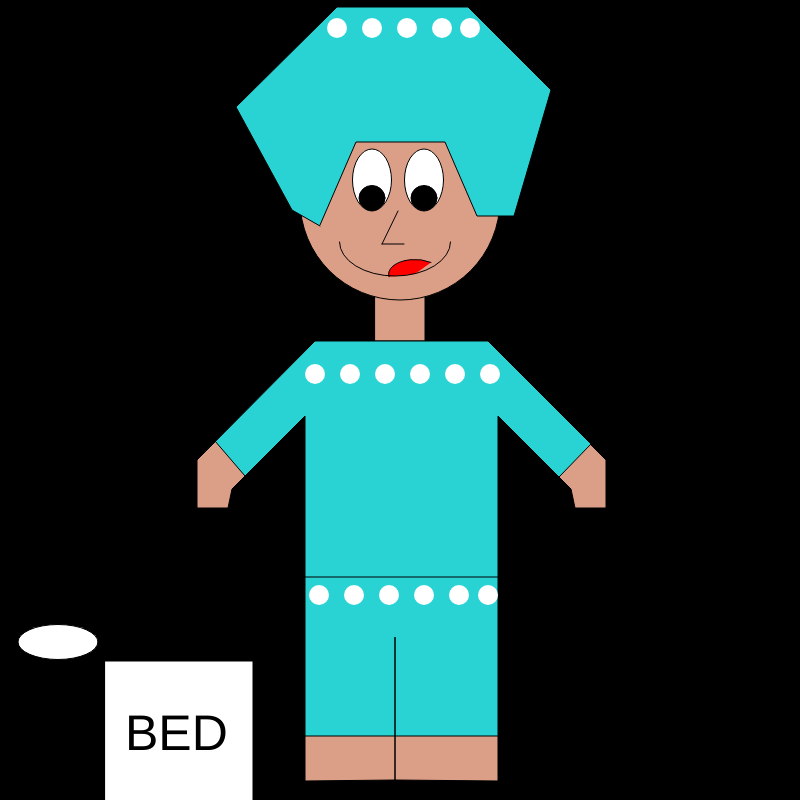
Frame 1 (no input)
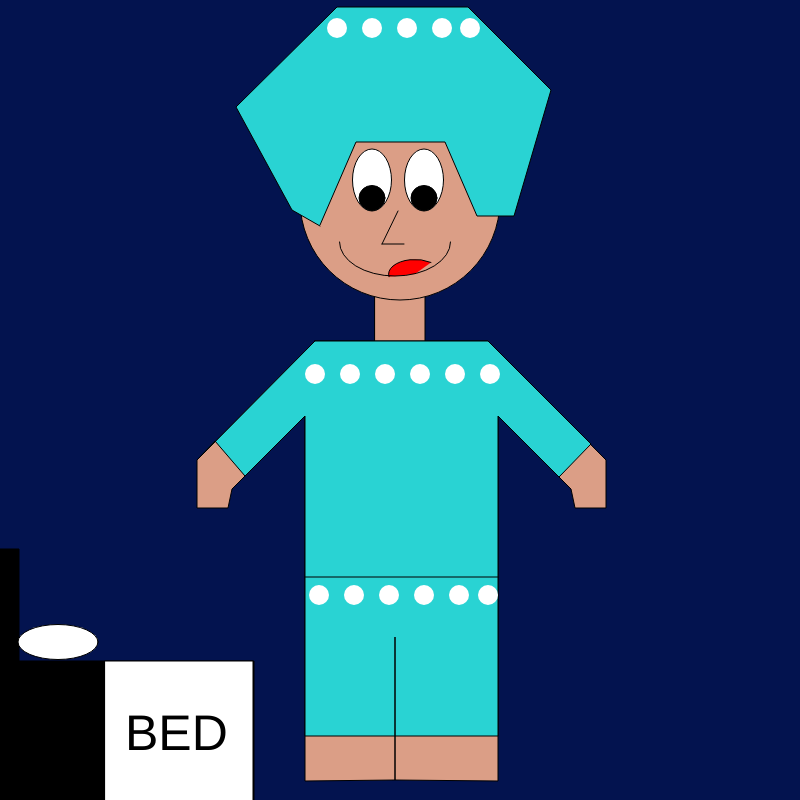
Frame 60 (no input)
Frame 120 (the mouse pressed at the canvas centre since frame 60): identical to frame 60, image omitted

The p5.js sketch that drew these frames (run headless with seeded random() and noise() and a simulated clock; from frame 60 on, the mouse is pressed at the canvas centre):

// p5.js sketch
// ── sketch.js
//Variables que me dan el color del fondo segun la hora del dia

var r = 0;
var g = 0;
var b = 0;


//Variables de horas
var horas;

//Variable del outfit

var outfit = 0;

function setup() {
  createCanvas(800, 800);

}

function draw() {

  background(r, g, b);

  //Posibilidad de poner la hora manualmente, quitar el comentario de la segunda linea y comentar la primera

  //horas = hour();
  horas = 6

  //Print que imprime la hora actual para poder ubicarse en el tiempo durante el dia\
  print(horas);


  //If que decide el outfit de la persona dependiendo de la hora y le da color al fondo
  //En la mañana, entre 7pm y 7 am le pone pijama
  //Entre 8am y 12pm le pone traje porque está trabajando
  //Entre 12 y 2 pm le pone el traje sin saco porque es la hora de almuerzo
  //Entre 2 y 5 pm le pone traje nuevamente porque está trabajando
  //Entre 5 y 7 pm le pone ropa comoda para estar en la casa descansando

  if (horas >= 1 && horas < 7) {
    outfit = 1;

    //Defino las variables que me dan el color del Fondo elegido
    r = 3
    g = 19
    b = 79


  } else if (horas >= 7 && horas < 8) {
    outfit = 2;

    //Defino las variables que me dan el color del Fondo elegido
    r = 254
    g = 59
    b = 1


  } else if (horas >= 8 && horas < 12) {
    outfit = 3;

    //Defino las variables que me dan el color del Fondo elegido
    r = 252
    g = 140
    b = 1

  } else if (horas >= 12 && horas < 14) {
    outfit = 4;

    //Defino las variables que me dan el color del Fondo elegido
    r = 254
    g = 226
    b = 3

  } else if (horas >= 14 && horas < 17) {
    outfit = 3;

    //Defino las variables que me dan el color del Fondo elegido
    r = 47
    g = 125
    b = 158

  } else if (horas >= 17 && horas < 19) {
    outfit = 5;

    //Defino las variables que me dan el color del Fondo elegido
    r = 47
    r = 11
    g = 35
    b = 148

  } else if (horas >= 19 && horas <= 24) {
    outfit = 1;


    //Defino las variables que me dan el color del Fondo elegido

    r = 3
    g = 19
    b = 79


  }



  //	Dibujo base de la figura humana sin ropa

  //Peloo
  fill(255, 248, 0)
  beginShape()
  vertex(300, 209)
  vertex(263, 129)
  vertex(303, 168)
  vertex(292, 70)
  vertex(326, 101)
  vertex(331, 51)
  vertex(347, 107)
  vertex(376, 35)
  vertex(380, 76)
  vertex(402, 20)
  vertex(432, 82)
  vertex(452, 22)
  vertex(479, 100)
  vertex(505, 78)
  vertex(499, 144)
  vertex(520, 138)
  vertex(501, 205)
  endShape(CLOSE)


  //Cabeza y cuello
  fill(219, 158, 134)
  rect(375, 250, 50, 100)
  ellipse(width / 2, 200, 200, 200)

  //Ojoss
  push()
  fill(255)
  ellipse(372, 180, 39, 62)
  ellipse(424, 180, 39, 62)

  //pupilas
  fill(0)
  ellipse(372, 198, 26, 25)
  ellipse(424, 198, 26, 25)

  //Nariz
  line(398, 211, 382, 244)
  line(382, 244, 404, 244)

  //Bocaa
  fill(255, 0, 0)
  arc(415, 274, 53, 29, PI - PI / 30, 0 - PI / 5)
  noFill()
  arc(395, 242, 111, 68, 0, PI)

  pop()


  //Cuerpoo lado izquierdo
  beginShape();
  vertex(315, 341)
  vertex(197, 460)
  vertex(197, 508)
  vertex(228, 508)
  vertex(232, 489)
  vertex(305, 416)
  vertex(305, 781)
  vertex(395, 780)
  vertex(395, 637)
  vertex(395, 780)

  //Cuerpo lado derecho
  vertex(498, 781)
  vertex(498, 416)
  vertex(571, 489)
  vertex(575, 508)
  vertex(606, 508)
  vertex(606, 460)
  vertex(488, 341)
  vertex(422, 341)
  endShape(CLOSE);



  //If que dibuja cada uno de los outfits

  if (outfit == 1) {

    //Cuerpoo lado izquierdo con pijama azul
    beginShape();
    fill(41, 211, 211)
    vertex(315, 341)
    vertex(197, 460)
    vertex(215, 441)
    vertex(245, 476)
    vertex(305, 416)
    vertex(305, 736)
    vertex(395, 736)
    vertex(395, 637)
    vertex(395, 736)

    //Cuerpo lado derecho con pijama azul
    vertex(498, 736)
    vertex(498, 416)
    vertex(559, 477)
    vertex(591, 444)
    vertex(488, 341)
    vertex(422, 341)
    endShape(CLOSE);

    //Linea de la cintura
    line(305, 577, 498, 577)

    //Gorrito de dormir azul
    beginShape()
    vertex(320, 226)
    vertex(292, 210)
    vertex(236, 107)
    vertex(337, 7)
    vertex(468, 7)
    vertex(551, 90)
    vertex(514, 216)
    vertex(477, 216)
    vertex(445, 142)
    vertex(356, 142)
    vertex(320, 225)
    endShape()


    //Circulitos arriba
    push()
    fill(255)
    noStroke()
    ellipse(315, 374, 20, 20)
    ellipse(350, 374, 20, 20)
    ellipse(385, 374, 20, 20)
    ellipse(420, 374, 20, 20)
    ellipse(455, 374, 20, 20)
    ellipse(490, 374, 20, 20)

    //Circulitos abajo en el pantalon
    ellipse(319, 595, 20, 20)
    ellipse(354, 595, 20, 20)
    ellipse(389, 595, 20, 20)
    ellipse(424, 595, 20, 20)
    ellipse(459, 595, 20, 20)
    ellipse(488, 595, 20, 20)

    //Circulitos en el gorro
    ellipse(337, 28, 20, 20)
    ellipse(372, 28, 20, 20)
    ellipse(407, 28, 20, 20)
    ellipse(442, 28, 20, 20)
    ellipse(470, 28, 20, 20)

    pop()


    //Camita
    push()
    fill(0)
    rect(-10, 549, 29, 266)
    rect(-8, 661, 262, 147)

    //Almohada
    fill(255)
    ellipse(58, 642, 80, 35)

    //Cobija
    rect(105, 661, 148, 147)

    //Texto Bed
    fill(0)
    textSize(50)
    text("BED", 125, 750)
    pop()

  } else if (outfit == 2) {

    //Cuerpoo lado izquierdo con camiseta rosada
    beginShape();
    fill(216, 3, 145)
    vertex(315, 341)
    vertex(261, 395)
    vertex(274, 447)
    vertex(305, 416)
    vertex(305, 577)
    //Cuerpo lado derecho con camiseta rosada
    vertex(498, 577)
    vertex(498, 416)
    vertex(559, 477)
    vertex(591, 444)
    vertex(488, 341)
    vertex(422, 341)
    endShape(CLOSE);

    //Pantalones azules oscuros
    push()
    fill(0, 0, 255)
    rect(305, 577, 193, 120)
    pop()
    //Linea de la cintura
    line(305, 577, 498, 577)

    //Pesa de gimnasio
    beginShape()
    fill(200)
    vertex(554, 536)
    vertex(554, 619)
    vertex(598, 619)
    vertex(598, 584)
    vertex(651, 584)
    vertex(651, 619)
    vertex(695, 619)
    vertex(695, 536)
    vertex(652, 536)
    vertex(652, 560)
    vertex(597, 560)
    vertex(597, 536)
    vertex(554, 536)
    endShape()


  } else if (outfit == 3) {

    //Cuerpo lado izquierdo con camisa blanca
    beginShape();
    fill(255)
    vertex(315, 341)
    vertex(261, 395)
    vertex(274, 447)
    vertex(305, 416)
    vertex(305, 577)
    //Cuerpo lado derecho con camisa blanca
    vertex(498, 577)
    vertex(498, 416)
    vertex(559, 477)
    vertex(591, 444)
    vertex(488, 341)
    vertex(422, 341)
    endShape(CLOSE);
    //Linea de botones de la camisa
    line(401, 342, 401, 577)
    ellipse(392, 365, 9, 9)
    ellipse(392, 415, 9, 9)
    ellipse(392, 465, 9, 9)
    ellipse(392, 513, 9, 9)
    ellipse(392, 563, 9, 9)

    //TRAJEE

    //Cuerpoo lado izquierdo 
    beginShape();
    fill(40)
    vertex(315, 341)
    vertex(197, 460)
    vertex(215, 441)
    vertex(245, 476)
    vertex(305, 416)
    vertex(305, 736)
    vertex(305, 577)
    vertex(378, 577)
    vertex(381, 341)
    endShape()

    //Cuerpo lado derecho 
    beginShape()
    vertex(498, 736)
    vertex(498, 416)
    vertex(559, 477)
    vertex(591, 444)
    vertex(488, 341)
    vertex(422, 341)
    vertex(425, 577)
    endShape(CLOSE);


    //Pantalones negros
    push()
    fill(50)
    rect(305, 577, 193, 180)
    pop()

    //Linea del pantalon
    line(395, 637, 395, 780)
    //Zapatos gris oscuro
    push()
    fill(100)
    rect(265, 740, 275, 40)
    pop()

  } else if (outfit == 4) {

    //Cuerpo lado izquierdo con camisa blanca
    beginShape();
    fill(255)
    vertex(315, 341)
    vertex(261, 395)
    vertex(274, 447)
    vertex(305, 416)
    vertex(305, 577)
    //Cuerpo lado derecho con camisa blanca
    vertex(498, 577)
    vertex(498, 416)
    vertex(559, 477)
    vertex(591, 444)
    vertex(488, 341)
    vertex(422, 341)
    endShape(CLOSE);
    //Linea de botones de la camisa
    line(401, 342, 401, 577)
    ellipse(392, 365, 9, 9)
    ellipse(392, 415, 9, 9)
    ellipse(392, 465, 9, 9)
    ellipse(392, 513, 9, 9)
    ellipse(392, 563, 9, 9)

    //Pantalones negros
    push()
    fill(50)
    rect(305, 577, 193, 180)
    pop()

    //Linea del pantalon
    line(395, 637, 395, 780)
    //Zapatos gris oscuro
    push()
    fill(100)
    rect(265, 740, 275, 40)
    pop()

    //Lonchera del almuerzoo
    push()
    fill(255, 0, 0)
    arc(627, 542, 125, 80, PI, 2 * PI)
    rect(547, 542, 162, 99)
    fill(0)
    textSize(40)
    text("LUNCH", 558, 600)
    pop()


  } else if (outfit == 5) {


    //Cuerpo lado izquierdo con camiseta azul
    beginShape();
    fill(0, 0, 255)
    vertex(315, 341)
    vertex(261, 395)
    vertex(274, 447)
    vertex(305, 416)
    vertex(305, 577)
    //Cuerpo lado derecho con camiseta azul
    vertex(498, 577)
    vertex(498, 416)
    vertex(559, 477)
    vertex(591, 444)
    vertex(488, 341)
    vertex(422, 341)
    endShape(CLOSE);

    //Pantalones grises oscuros
    push()
    fill(50)
    rect(305, 577, 193, 120)
    pop()
    //Linea de la cintura
    line(305, 577, 498, 577)

    //Televisionn
    push()
    fill(0)
    rect(74, 727, 168, 15)
    rect(131, 691, 56, 41)
    strokeWeight(10)
    fill(255)
    rect(21, 534, 275, 168)
    fill(0)
    textSize(100)
    text("TV", 100, 650)
    pop()
  }
}
